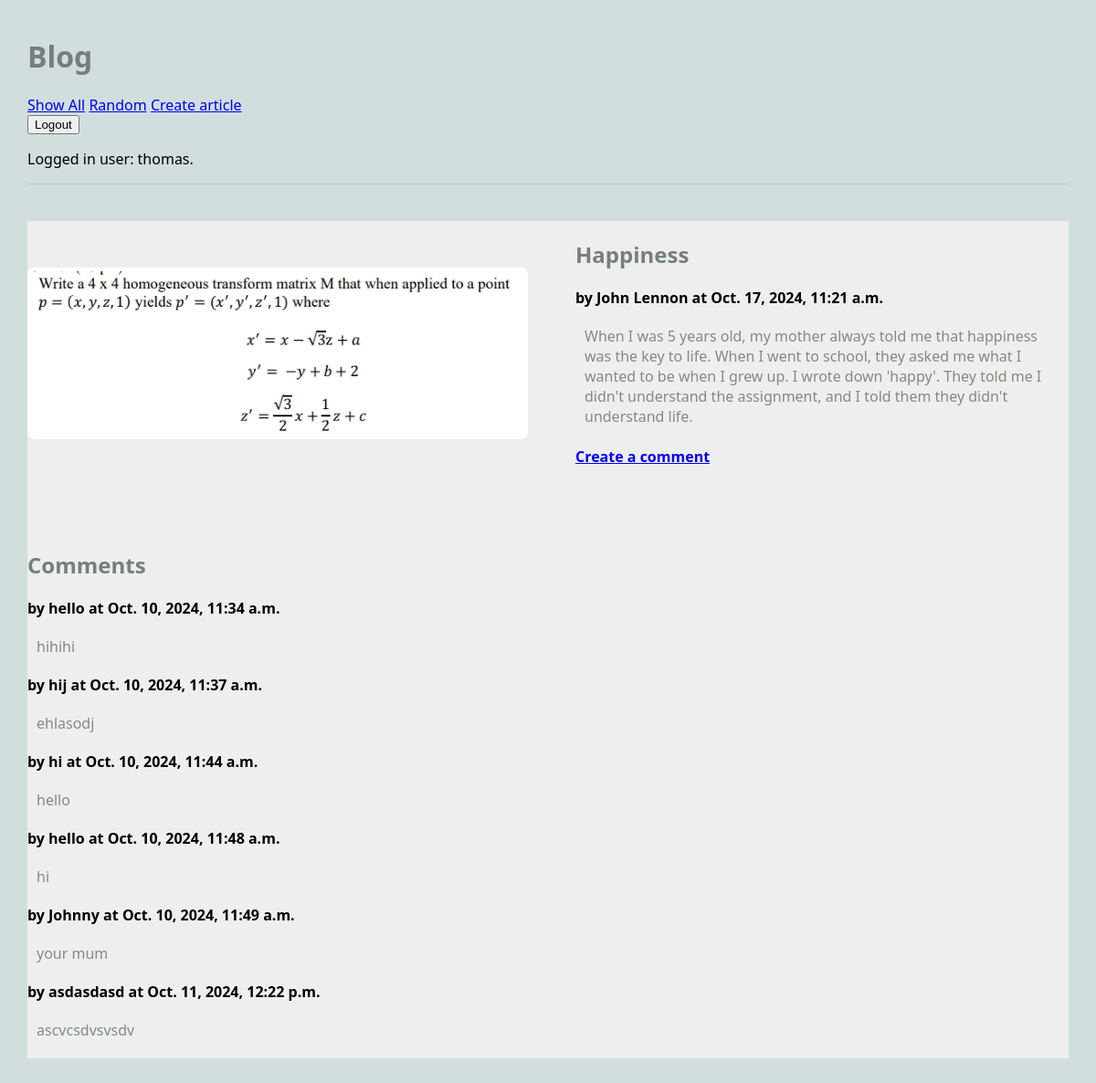
Screenshot of /blog/article/1 (signed in) with the database file from the repository.
### blog/models.py (models this page shows, shortened)
class Article(models.Model):
    user = models.ForeignKey(User, on_delete=models.CASCADE)
    title = models.TextField(blank=False)
    author = models.TextField(blank=False)
    text = models.TextField(blank=False)
    published = models.DateTimeField(auto_now=True)
    image_file = models.ImageField(blank = True)
    def get_comments(self):
        comments = Comment.objects.filter(article=self)
        return comments

class Comment(models.Model):
    article = models.ForeignKey("Article", on_delete=models.CASCADE)
    author = models.TextField(blank=False)
    text = models.TextField(blank=False)
    published = models.DateTimeField(auto_now=True)
    def __str__(self):
        return f'{self.text}'

### blog/views.py (the view)
# urls.py: path(r'article/<int:pk>', views.ArticlePageView.as_view(), name='article'),
class ArticlePageView(DetailView):
    model = Article
    template_name = 'blog/article.html' ## reusing same template!!
    context_object_name = 'article'

### blog/templates/blog/article.html (shortened to what this page needs)
{% extends 'blog/base.html' %}
{% block content %}
<main class="grid-container">
    <article class="featured">
        <img src="{{article.image_file.url}}" alt="{{article.image_file.url}}">
        <div>
        <h2>{{article.title}}</h2>
        <strong>by {{article.author}} at {{article.published}}</strong>
        <p>
        {{article.text}}
        </p>
        <h4>
            <a href = "{% url 'create_comment' article.pk%}">Create a comment</a> </h4>
        </div>
    </article>
    <div>
    <h2>Comments</h2>
    {% for c in article.get_comments %}
    <article>
        <div>
        <strong>by {{c.author}} at {{c.published}}</strong>
        <p>
        {{c.text}}
        </div>
    </article>
    {% endfor %}
</div>
</main>
{% endblock %}

### blog/templates/blog/base.html (shortened to what this page needs)
{% load static %}
<html>
    <head>
        <link rel="stylesheet" href="{% static 'styles-blog.css' %}">
    </head>
    <body>
        <header>
            <h1>Blog</h1>
            <nav>
                <ul>
                    <li><a href="{% url 'show_all_one' %}">Show All</a></li>
                    <li><a href="{% url 'random' %}">Random</a></li>
                    {% if request.user.is_authenticated %}
                    <li><a href = "{% url 'create_article' %}">Create article</a></li>
                    <form action = "{% url 'logout' %}" method = "POST">
                        <input type = "submit" value = "Logout">
                    </form>
                    {% else %}
                    <li><a href = "{% url 'login2' %}"> Login </a></li>
                    {% endif %}
                    {% if request.user.is_authenticated %}
                    Logged in user: {{ request.user }}.
                    {% else %}
                    Not logged in.
                    {% endif %}
                </ul>
            </nav>
        </header>
    {% block content %}
    {% endblock %}
    </body>
</html>

### static/styles-blog.css (style rules this page uses)
body { margin: 30px; background: #d1dedd; font-family:'Segoe UI', Tahoma, Geneva, Verdana, sans-serif; }
ul, li { padding: 0px; list-style-type: none; }
h1, h2, h3 { color: #767f7e; }
p { color: #828b82; }
header { max-width: 1200px; margin: 40px auto; border-bottom: 1px solid #bbc7c7; }
.grid-container { background: #eee; max-width: 900px; display: grid; grid-template-columns: repeat(3, 1fr); grid-gap: 10px; max-width: 1200px; margin: 20px auto; }
article.featured { grid-column: span 3; display: grid; gap: 60px; grid-template-columns: 1fr 1fr; align-items: center; border-bottom: 1px #bbc7c7; padding-bottom: 40px; }
article img, article.featured img { width: 100%; border: 4px solid #fff; border-radius: 8px; }
article p, article h3 { margin: 20px 10px; }
nav li { display: inline; }

### rows the page displays
Article: image_file (picture), title "Happiness", author "John Lennon", published "Oct. 17, 2024, 11:21 a.m.", text "When I was 5 years old, my mother always told me that happiness was the key to life. When I went to school, they asked me what I wanted to be when I grew up. I wrote down 'happy'. They told me I didn't understand the assignment, and I told them they didn't understand life."
Comment: author "hello", published "Oct. 10, 2024, 11:34 a.m.", text "hihihi"
Comment: author "hij", published "Oct. 10, 2024, 11:37 a.m.", text "ehlasodj"
Comment: author "hi", published "Oct. 10, 2024, 11:44 a.m.", text "hello"
Comment: author "hello", published "Oct. 10, 2024, 11:48 a.m.", text "hi"
Comment: author "Johnny", published "Oct. 10, 2024, 11:49 a.m.", text "your mum"
Comment: author "asdasdasd", published "Oct. 11, 2024, 12:22 p.m.", text "ascvcsdvsvsdv"

### other values shown
{{ request.user }} "thomas"
